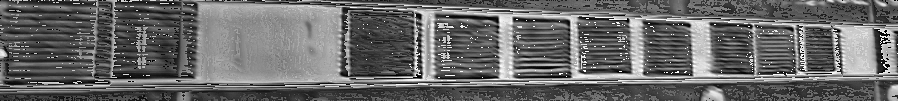
#> input picture my_fusion_results/final_ocr_input.png, 898 x 101 px
$ python debug_ocr.py
#> lines starting #> are read from the running program, lines starting #| are printed output that depends on the picture; after the words box and inside, x2 and y2 are one past the last pixel; in counts of white or black regions, pixels touching at a corner belong together
"""
Debug OCR - Visualize Image and Try Multiple Approaches
========================================================

This script helps debug why OCR might not be working.
"""

import cv2
import numpy as np
import os


def debug_ocr_image(image_path):
    """Analyze image and try multiple OCR approaches."""
#> called with image_path = 'my_fusion_results/final_ocr_input.png'

    print("=" * 70)
    print("OCR DEBUG ANALYSIS")
    print("=" * 70)
    print(f"\nImage: {image_path}\n")

    # Load
    img = cv2.imread(image_path)
#> img is the input picture: shape (101, 898, 3); min 0, max 255, mean 104.2
    if img is None:
        print(f"ERROR: Could not load {image_path}")
        return

    print(f"Image size: {img.shape[1]} × {img.shape[0]} pixels")
#| Image size: 898 × 101 pixels
    print(f"Channels: {img.shape[2] if len(img.shape) == 3 else 1}")
#| Channels: 3

    # Convert to grayscale
    if len(img.shape) == 3:
        gray = cv2.cvtColor(img, cv2.COLOR_BGR2GRAY)
    else:
        gray = img.copy()

    # Calculate image statistics
    print(f"\nImage statistics:")
    print(f"  Mean brightness: {gray.mean():.1f}")
#|   Mean brightness: 104.2
    print(f"  Min: {gray.min()}, Max: {gray.max()}")
#|   Min: 0, Max: 255
    print(f"  Std dev: {gray.std():.1f}")
#|   Std dev: 56.2

    # Create output directory
    debug_dir = 'ocr_debug'
    os.makedirs(debug_dir, exist_ok=True)

    # Try multiple preprocessing approaches
    approaches = {}

    # 1. Original
    approaches['1_original'] = img.copy()

    # 2. Grayscale
    approaches['2_grayscale'] = gray

    # 3. Contrast enhancement (CLAHE)
    clahe = cv2.createCLAHE(clipLimit=3.0, tileGridSize=(8,8))
    approaches['3_clahe'] = clahe.apply(gray)

    # 4. Binary threshold (Otsu)
    _, binary_otsu = cv2.threshold(gray, 0, 255, cv2.THRESH_BINARY + cv2.THRESH_OTSU)
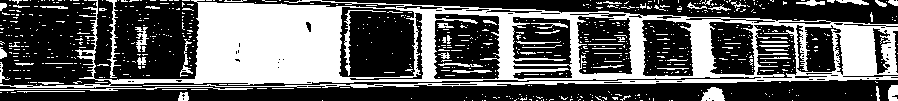
#> binary_otsu: shape (101, 898); 36.6% white; 743 white regions (683 under 20 px), largest, box (x1, y1, x2, y2) and area: (0, 0, 898, 88) 26969, (0, 87, 253, 91) 334, (106, 0, 121, 78) 268
    approaches['4_binary_otsu'] = binary_otsu

    # 5. Adaptive threshold
    binary_adaptive = cv2.adaptiveThreshold(
        gray, 255, cv2.ADAPTIVE_THRESH_GAUSSIAN_C,
        cv2.THRESH_BINARY, 21, 10
    )
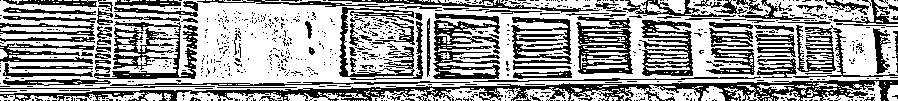
#> binary_adaptive: shape (101, 898); 61.6% white; 821 black regions (713 under 20 px), largest, box (x1, y1, x2, y2) and area: (0, 80, 898, 101) 6296, (433, 13, 500, 79) 2098, (94, 21, 197, 79) 1978
    approaches['5_adaptive'] = binary_adaptive

    # 6. Inverted adaptive
    approaches['6_adaptive_inv'] = cv2.bitwise_not(binary_adaptive)

    # 7. Sharpened
    kernel_sharpen = np.array([[-1,-1,-1],
                               [-1, 9,-1],
                               [-1,-1,-1]])
    sharpened = cv2.filter2D(gray, -1, kernel_sharpen)
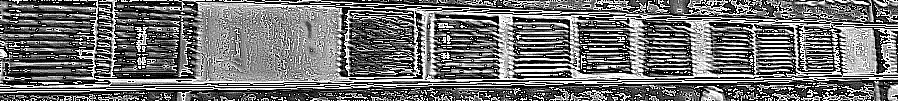
#> sharpened: shape (101, 898); min 0, max 255, mean 112.6
    approaches['7_sharpened'] = sharpened

    # 8. Edge enhancement
    edges = cv2.Canny(gray, 50, 150)
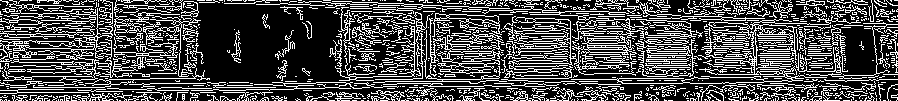
#> edges: shape (101, 898); 29.5% white in thin lines or dots
    approaches['8_edges'] = edges

    # Save all approaches
    print(f"\nSaving {len(approaches)} preprocessing approaches to: {debug_dir}/")
#| Saving 8 preprocessing approaches to: ocr_debug/

    for name, processed in approaches.items():
        output_path = os.path.join(debug_dir, f'{name}.png')
        cv2.imwrite(output_path, processed)
        print(f"  ✓ {name}.png")
#> this loop made 8 passes
#> name on passes 1 to 8: '1_original', '2_grayscale', '3_clahe', '4_binary_otsu', '5_adaptive', '6_adaptive_inv', '7_sharpened', '8_edges'
#|   ✓ 1_original.png
#|   ✓ 2_grayscale.png
#|   ✓ 3_clahe.png
#|   ✓ 4_binary_otsu.png
#|   ✓ 5_adaptive.png
#|   ✓ 6_adaptive_inv.png
#|   ✓ 7_sharpened.png
#|   ✓ 8_edges.png

    print(f"\n{'=' * 70}")
    print("NEXT STEPS:")
    print("=" * 70)
    print(f"\n1. Check images in: {debug_dir}/")
#| 1. Check images in: ocr_debug/
    print("2. Find which preprocessing makes text clearest")
    print("3. If text is visible, try OCR on that specific version")
    print("4. If no text visible, the image might not contain readable text")
    print("\nTo test OCR on a specific preprocessed image:")
    print(f"  python quick_ocr_test.py {debug_dir}/5_adaptive.png")
#|   python quick_ocr_test.py ocr_debug/5_adaptive.png
    print()

    # Try to detect text regions automatically
    print("=" * 70)
    print("TEXT REGION DETECTION")
    print("=" * 70)

    # Use morphological operations to find text regions
    kernel = cv2.getStructuringElement(cv2.MORPH_RECT, (20, 5))
    gradient = cv2.morphologyEx(gray, cv2.MORPH_GRADIENT, kernel)
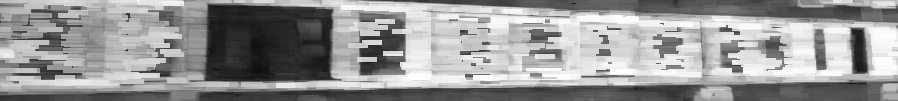
#> gradient: shape (101, 898); min 14, max 255, mean 150.1

    # Threshold
    _, thresh = cv2.threshold(gradient, 0, 255, cv2.THRESH_BINARY + cv2.THRESH_OTSU)
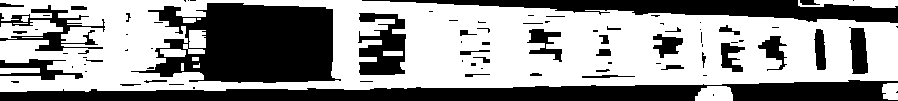
#> thresh: shape (101, 898); 59% white; 84 black regions (48 under 20 px)

    # Find contours
    contours, _ = cv2.findContours(thresh, cv2.RETR_EXTERNAL, cv2.CHAIN_APPROX_SIMPLE)
#> contours = 9 contours, 2 with area under 20; largest, box (x1, y1, x2, y2) and area: (0, 0, 898, 92) 67308, (0, 20, 63, 39) 656, (798, 0, 898, 8) 448, (695, 86, 733, 101) 444, (882, 83, 898, 100) 213, (0, 68, 40, 74) 166, (21, 16, 29, 22) 28

    # Filter by size
    text_regions = []
    for cnt in contours:
        x, y, w, h = cv2.boundingRect(cnt)
        area = w * h
        aspect_ratio = w / h if h > 0 else 0

        # Typical text region criteria
        if area > 500 and 2 < aspect_ratio < 20:
            text_regions.append((x, y, w, h))
#> this loop made 9 passes
#> (x, y, w, h, area, aspect_ratio) on passes 1, 2, 3, 6, 7, 8, 9: (695, 86, 38, 15, 570, 2.53), (882, 83, 16, 17, 272, 0.941), (0, 68, 40, 6, 240, 6.67), (0, 20, 63, 19, 1197, 3.32), (21, 16, 8, 6, 48, 1.33), (798, 0, 100, 8, 800, 12.5), (0, 0, 898, 92, 82616, 9.76)
#> (cnt, x, y, w, h, area, aspect_ratio) on pass 4: ([[22, 37], [42, 37]], 22, 37, 21, 1, 21, 21)
#> after the loop, text_regions = [(695, 86, 38, 15), (0, 20, 63, 19), (798, 0, 100, 8), (0, 0, 898, 92)]

    print(f"\nPotential text regions found: {len(text_regions)}")
#| Potential text regions found: 4

    if text_regions:
        # Draw regions
        regions_vis = img.copy()
        for i, (x, y, w, h) in enumerate(text_regions):
            cv2.rectangle(regions_vis, (x, y), (x+w, y+h), (0, 255, 0), 2)
            cv2.putText(regions_vis, f"R{i+1}", (x, y-10),
                       cv2.FONT_HERSHEY_SIMPLEX, 0.6, (0, 255, 0), 2)
            print(f"  Region {i+1}: x={x}, y={y}, w={w}, h={h}")
#> this loop made 4 passes
#|   Region 1: x=695, y=86, w=38, h=15
#|   Region 2: x=0, y=20, w=63, h=19
#|   Region 3: x=798, y=0, w=100, h=8
#|   Region 4: x=0, y=0, w=898, h=92
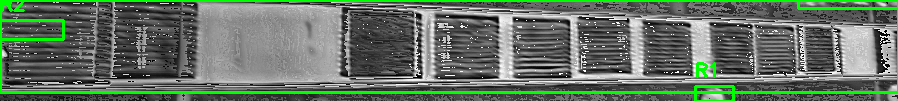
#> regions_vis: shape (101, 898, 3); 6.63% of pixels changed, all inside (x1, y1, x2, y2) = (0, 0, 898, 101)

        regions_path = os.path.join(debug_dir, 'detected_regions.png')
        cv2.imwrite(regions_path, regions_vis)
        print(f"\n  ✓ Saved: {regions_path}")
#|   ✓ Saved: ocr_debug/detected_regions.png
    else:
        print("  No clear text regions detected")

    print("\n" + "=" * 70)


if __name__ == '__main__':
    import sys

    if len(sys.argv) > 1:
        image_path = sys.argv[1]
    else:
        default_path = 'my_fusion_results/final_ocr_input.png'
        if os.path.exists(default_path):
            image_path = default_path
        else:
            print("Usage: python debug_ocr.py <image_path>")
            sys.exit(1)

    debug_ocr_image(image_path)
